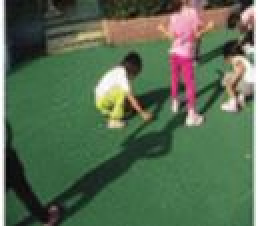
%> input picture image.JPG, 130 x 113 px (shown 2 times larger)
$ octave main.m   (GNU Octave 9; MATLAB toolbox functions it lacks are replaced by stand-ins)
%> lines starting %> are read from the running program, lines starting %| are printed output that depends on the picture; in (x1, y1, x2, y2) boxes, pixels count from 0 and x2, y2 are one past the last pixel; in counts of white or black regions, pixels touching at a corner belong together; the program's own positions count from 1
### dtpcnn.m
function Y=dtpcnn(I)
    [r, w] = size(I);
    %Initializing parameters
    L = zeros(size(I));
    U = zeros(size(I)); Y = U;
    theta_L = ones(size(I)); theta_H= ones(size(I)); %G_H = theta_H; G_L = theta_L;
    Y_L = U; Y_H= U;  Q_H = U; Q_L = U;
    N = 100; beta =1.95;
    F = I;
    for n = 1:N
        %3 * 3 kernel as mentioned in the paper
        K = [1 1 1; 1 0 1; 1 1 1];
        %Linking input
        L = convn(Y, K, 'same');
        for i= 1:r
            for j=1:w
                 %Feeding input
                F(i,j) = L(i,j) + I(i,j);
                %Internal activity
                U(i, j) = F(i, j)*(1 + beta*L(i, j));
                %Algorithm implemetation of the paper
                if(U(i,j) > theta_H(i,j))
                    Y_H(i, j) = 1;
                    G_H(i, j) = theta_H(i, j);
                    Q_H(i,j) = F(i,j)/G_H(i,j);
                    theta_H(i,j) = 100;
                else
                    Y_H(i, j) = 0;
                    %temp_theta = exp(-0.2) * theta_H(i, j) + 6* Y_H(i, j);
                    theta_H(i, j) = theta_H(i, j) -0.0038;
                end

                if(U(i,j) < theta_L(i,j))
                    Y_L(i, j) = 1;
                    G_L(i, j) = theta_L(i, j);
                    Q_L(i,j) = F(i,j)/G_L(i,j);
                    theta_L(i,j) = 0;
                else
                    Y_L(i, j) = 0;
                   % temp_theta = exp(-0.2) * theta_L(i, j) + 6* Y_L(i, j);
                    theta_L(i, j) = theta_L(i, j) +0.0038 ;

                end

                 a = Q_H(i,j) + Q_L(i,j);
                 Y(i,j) = a;
            end
        end
    end
end

### main.m
% Author: Raghavender Muppavaram
%Last Modified 05/05/2017
clc;
clear all;
close all;
%Reading the image
I= im2double(imread('image.jpg'));
%Normalizing I
range = max(I(:)) - min(I(:));
%> range = 1
I = (I- min(I(:))) / range;
range2 = 1 - 0.004;
I = (I * range2) + 0.004;
BW1=im2bw(I);
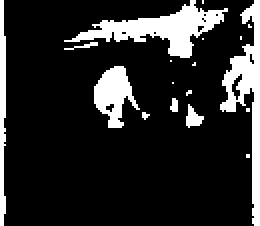
%> BW1: size 113x130 logical (shown 2 times larger); 16.3% white; 18 white regions (11 under 20 px), largest, box (x1, y1, x2, y2) and area: (32, 0, 114, 29) 824, (110, 0, 130, 113) 752, (47, 33, 70, 64) 390
%Applying algorithm to R channel
R=dtpcnn(I(:,:,1));
%> in dtpcnn, `F = I;`:
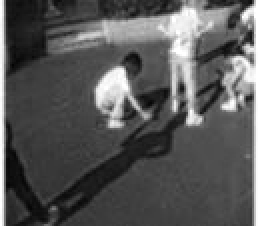
%> F: size 113x130 double (shown 2 times larger); min 0.0118, max 1, mean 0.349
%> (the run ends here)
